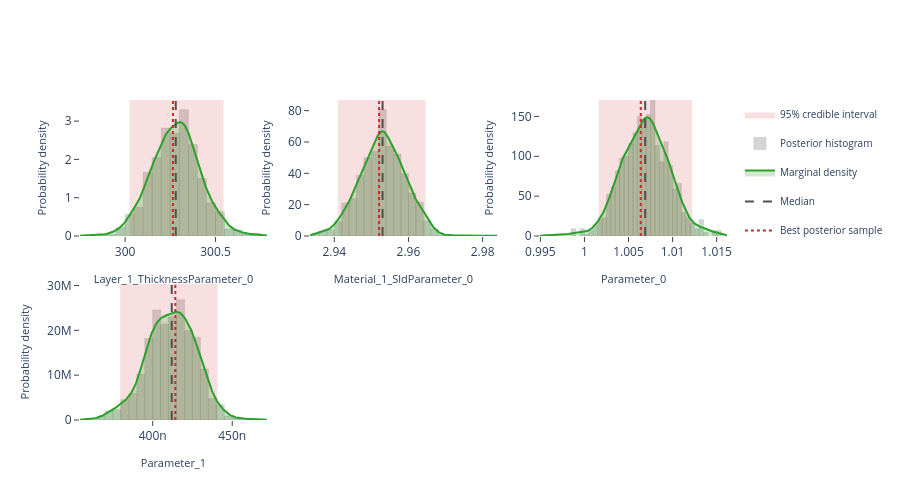

Source (notebook cell):
### Markdown cell above
## Interactive posterior plots

The next three cells render the same Plotly figures that are shown on the
Bayesian Posterior tab of the EasyReflectometryApp:

* **Marginals** — per-parameter distribution: histogram + smooth KDE marginal,
  shaded 95% credible interval, and median / best-sample lines
  (`plot_distribution` or `posterior.distribution()`)
* **Corner plot** — pairwise marginals + 2-D contours + scatter (`plot_corner`)
* **Traces** — per-chain trace + marginal histogram (`plot_trace`)

The standalone helpers are called with ``return_figure=True`` so they return a
Plotly ``Figure`` that we render in the notebook with ``fig.show()``; the
``PosteriorResults`` methods return the figure directly.

### Code cell
# ---- Marginal posterior distributions ---------------------------------------
# One panel per free parameter, each overlaying the posterior histogram, a
# smooth Gaussian-KDE marginal, the shaded 95% credible interval, and the
# median / best-sample reference lines.  Mirrors the "Marginals" sub-tab in
# the EasyReflectometryApp.

# The PosteriorResults method passes ``logp`` through automatically so the
# best posterior sample (MAP) line is drawn:
fig = posterior.distribution()
fig.show()

# Standalone equivalent (pass ``logp`` to get the best-sample line):
# fig = plot_distribution(
#     posterior.draws,
#     posterior.param_names,
#     logp=posterior.logp,
#     return_figure=True,
# )
# fig.show()

### Figure 1 — Plotly figure (JSON) as saved in the notebook; plotly's stock layout.template omitted (floating-point values rounded to 4 significant figures; data arrays with more than 128 entries replaced by an {"elided": "..."} marker saying what was removed)
{"data": [{"fill": "toself", "fillcolor": "rgba(214, 39, 40, 0.14)", "hoverinfo": "skip", "legendgroup": "95% credible interval", "line": {"color": "rgba(214, 39, 40, 0.14)", "width": 0}, "mode": "lines", "name": "95% credible interval", "showlegend": true, "type": "scatter", "x": [300.0, 300.5, 300.5, 300.0, 300.0], "xaxis": "x", "y": [0.0, 0.0, 3.552, 3.552, 0.0], "yaxis": "y"}, {"histnorm": "probability density", "hovertemplate": "sample=%{x:.4f}<br>density: %{y:.2f}<extra></extra>", "legendgroup": "histogram", "marker": {"color": "rgba(120, 120, 120, 0.38)", "line": {"color": "rgba(120, 120, 120, 0.24)", "width": 1}}, "name": "Posterior histogram", "nbinsx": 40, "opacity": 0.82, "showlegend": true, "type": "histogram", "x": {"elided": "880 float values"}, "xaxis": "x", "yaxis": "y"}, {"fill": "tozeroy", "fillcolor": "rgba(44, 160, 44, 0.22)", "hovertemplate": "Layer_1_ThicknessParameter_0: %{x:.4f}<br>density: %{y:.4f}<extra></extra>", "legendgroup": "marginal", "line": {"color": "rgb(44, 160, 44)", "width": 2}, "mode": "lines", "name": "Marginal density", "showlegend": true, "type": "scatter", "x": {"elided": "256 float values"}, "xaxis": "x", "y": {"elided": "256 float values"}, "yaxis": "y"}, {"hovertemplate": "Median: %{x:.4f}<extra></extra>", "legendgroup": "Median", "line": {"color": "rgb(80, 80, 80)", "dash": "dash", "width": 2}, "mode": "lines", "name": "Median", "showlegend": true, "type": "scatter", "x": [300.3, 300.3], "xaxis": "x", "y": [0.0, 3.552], "yaxis": "y"}, {"hovertemplate": "Best posterior sample: %{x:.4f}<extra></extra>", "legendgroup": "Best posterior sample", "line": {"color": "rgb(214, 39, 40)", "dash": "dot", "width": 2}, "mode": "lines", "name": "Best posterior sample", "showlegend": true, "type": "scatter", "x": [300.3, 300.3], "xaxis": "x", "y": [0.0, 3.552], "yaxis": "y"}, {"fill": "toself", "fillcolor": "rgba(214, 39, 40, 0.14)", "hoverinfo": "skip", "legendgroup": "95% credible interval", "line": {"color": "rgba(214, 39, 40, 0.14)", "width": 0}, "mode": "lines", "name": "95% credible interval", "showlegend": false, "type": "scatter", "x": [2.941, 2.965, 2.965, 2.941, 2.941], "xaxis": "x2", "y": [0.0, 0.0, 86.8, 86.8, 0.0], "yaxis": "y2"}, {"histnorm": "probability density", "hovertemplate": "sample=%{x:.4f}<br>density: %{y:.2f}<extra></extra>", "legendgroup": "histogram", "marker": {"color": "rgba(120, 120, 120, 0.38)", "line": {"color": "rgba(120, 120, 120, 0.24)", "width": 1}}, "name": "Posterior histogram", "nbinsx": 40, "opacity": 0.82, "showlegend": false, "type": "histogram", "x": {"elided": "880 float values"}, "xaxis": "x2", "yaxis": "y2"}, {"fill": "tozeroy", "fillcolor": "rgba(44, 160, 44, 0.22)", "hovertemplate": "Material_1_SldParameter_0: %{x:.4f}<br>density: %{y:.4f}<extra></extra>", "legendgroup": "marginal", "line": {"color": "rgb(44, 160, 44)", "width": 2}, "mode": "lines", "name": "Marginal density", "showlegend": false, "type": "scatter", "x": {"elided": "256 float values"}, "xaxis": "x2", "y": {"elided": "256 float values"}, "yaxis": "y2"}, {"hovertemplate": "Median: %{x:.4f}<extra></extra>", "legendgroup": "Median", "line": {"color": "rgb(80, 80, 80)", "dash": "dash", "width": 2}, "mode": "lines", "name": "Median", "showlegend": false, "type": "scatter", "x": [2.953, 2.953], "xaxis": "x2", "y": [0.0, 86.8], "yaxis": "y2"}, {"hovertemplate": "Best posterior sample: %{x:.4f}<extra></extra>", "legendgroup": "Best posterior sample", "line": {"color": "rgb(214, 39, 40)", "dash": "dot", "width": 2}, "mode": "lines", "name": "Best posterior sample", "showlegend": false, "type": "scatter", "x": [2.952, 2.952], "xaxis": "x2", "y": [0.0, 86.8], "yaxis": "y2"}, {"fill": "toself", "fillcolor": "rgba(214, 39, 40, 0.14)", "hoverinfo": "skip", "legendgroup": "95% credible interval", "line": {"color": "rgba(214, 39, 40, 0.14)", "width": 0}, "mode": "lines", "name": "95% credible interval", "showlegend": false, "type": "scatter", "x": [1.002, 1.012, 1.012, 1.002, 1.002], "xaxis": "x3", "y": [0.0, 0.0, 170.6, 170.6, 0.0], "yaxis": "y3"}, {"histnorm": "probability density", "hovertemplate": "sample=%{x:.4f}<br>density: %{y:.2f}<extra></extra>", "legendgroup": "histogram", "marker": {"color": "rgba(120, 120, 120, 0.38)", "line": {"color": "rgba(120, 120, 120, 0.24)", "width": 1}}, "name": "Posterior histogram", "nbinsx": 40, "opacity": 0.82, "showlegend": false, "type": "histogram", "x": {"elided": "880 float values"}, "xaxis": "x3", "yaxis": "y3"}, {"fill": "tozeroy", "fillcolor": "rgba(44, 160, 44, 0.22)", "hovertemplate": "Parameter_0: %{x:.4f}<br>density: %{y:.4f}<extra></extra>", "legendgroup": "marginal", "line": {"color": "rgb(44, 160, 44)", "width": 2}, "mode": "lines", "name": "Marginal density", "showlegend": false, "type": "scatter", "x": {"elided": "256 float values"}, "xaxis": "x3", "y": {"elided": "256 float values"}, "yaxis": "y3"}, {"hovertemplate": "Median: %{x:.4f}<extra></extra>", "legendgroup": "Median", "line": {"color": "rgb(80, 80, 80)", "dash": "dash", "width": 2}, "mode": "lines", "name": "Median", "showlegend": false, "type": "scatter", "x": [1.007, 1.007], "xaxis": "x3", "y": [0.0, 170.6], "yaxis": "y3"}, {"hovertemplate": "Best posterior sample: %{x:.4f}<extra></extra>", "legendgroup": "Best posterior sample", "line": {"color": "rgb(214, 39, 40)", "dash": "dot", "width": 2}, "mode": "lines", "name": "Best posterior sample", "showlegend": false, "type": "scatter", "x": [1.006, 1.006], "xaxis": "x3", "y": [0.0, 170.6], "yaxis": "y3"}, {"fill": "toself", "fillcolor": "rgba(214, 39, 40, 0.14)", "hoverinfo": "skip", "legendgroup": "95% credible interval", "line": {"color": "rgba(214, 39, 40, 0.14)", "width": 0}, "mode": "lines", "name": "95% credible interval", "showlegend": false, "type": "scatter", "x": [3.795e-07, 4.408e-07, 4.408e-07, 3.795e-07, 3.795e-07], "xaxis": "x4", "y": [0.0, 0.0, 30330000.0, 30330000.0, 0.0], "yaxis": "y4"}, {"histnorm": "probability density", "hovertemplate": "sample=%{x:.4f}<br>density: %{y:.2f}<extra></extra>", "legendgroup": "histogram", "marker": {"color": "rgba(120, 120, 120, 0.38)", "line": {"color": "rgba(120, 120, 120, 0.24)", "width": 1}}, "name": "Posterior histogram", "nbinsx": 40, "opacity": 0.82, "showlegend": false, "type": "histogram", "x": {"elided": "880 float values"}, "xaxis": "x4", "yaxis": "y4"}, {"fill": "tozeroy", "fillcolor": "rgba(44, 160, 44, 0.22)", "hovertemplate": "Parameter_1: %{x:.4f}<br>density: %{y:.4f}<extra></extra>", "legendgroup": "marginal", "line": {"color": "rgb(44, 160, 44)", "width": 2}, "mode": "lines", "name": "Marginal density", "showlegend": false, "type": "scatter", "x": {"elided": "256 float values"}, "xaxis": "x4", "y": {"elided": "256 float values"}, "yaxis": "y4"}, {"hovertemplate": "Median: %{x:.4f}<extra></extra>", "legendgroup": "Median", "line": {"color": "rgb(80, 80, 80)", "dash": "dash", "width": 2}, "mode": "lines", "name": "Median", "showlegend": false, "type": "scatter", "x": [4.12e-07, 4.12e-07], "xaxis": "x4", "y": [0.0, 30330000.0], "yaxis": "y4"}, {"hovertemplate": "Best posterior sample: %{x:.4f}<extra></extra>", "legendgroup": "Best posterior sample", "line": {"color": "rgb(214, 39, 40)", "dash": "dot", "width": 2}, "mode": "lines", "name": "Best posterior sample", "showlegend": false, "type": "scatter", "x": [4.142e-07, 4.142e-07], "xaxis": "x4", "y": [0.0, 30330000.0], "yaxis": "y4"}], "layout": {"barmode": "overlay", "height": 500, "legend": {"font": {"size": 10}}, "plot_bgcolor": "white", "showlegend": true, "xaxis": {"anchor": "y", "domain": [0.0, 0.2889], "range": [299.8, 300.8], "showgrid": false, "ticks": "outside", "title": {"font": {"size": 11}, "text": "Layer_1_ThicknessParameter_0"}, "zeroline": false}, "xaxis2": {"anchor": "y2", "domain": [0.3556, 0.6444], "range": [2.933, 2.984], "showgrid": false, "ticks": "outside", "title": {"font": {"size": 11}, "text": "Material_1_SldParameter_0"}, "zeroline": false}, "xaxis3": {"anchor": "y3", "domain": [0.7111, 1.0], "range": [0.995, 1.016], "showgrid": false, "ticks": "outside", "title": {"font": {"size": 11}, "text": "Parameter_0"}, "zeroline": false}, "xaxis4": {"anchor": "y4", "domain": [0.0, 0.2889], "range": [3.543e-07, 4.718e-07], "showgrid": false, "ticks": "outside", "title": {"font": {"size": 11}, "text": "Parameter_1"}, "zeroline": false}, "xaxis5": {"anchor": "y5", "domain": [0.3556, 0.6444], "showgrid": false, "ticks": "outside", "zeroline": false}, "xaxis6": {"anchor": "y6", "domain": [0.7111, 1.0], "showgrid": false, "ticks": "outside", "zeroline": false}, "yaxis": {"anchor": "x", "domain": [0.575, 1.0], "range": [0.0, 3.552], "showgrid": false, "ticks": "outside", "title": {"font": {"size": 11}, "text": "Probability density"}, "zeroline": false}, "yaxis2": {"anchor": "x2", "domain": [0.575, 1.0], "range": [0.0, 86.8], "showgrid": false, "ticks": "outside", "title": {"font": {"size": 11}, "text": "Probability density"}, "zeroline": false}, "yaxis3": {"anchor": "x3", "domain": [0.575, 1.0], "range": [0.0, 170.6], "showgrid": false, "ticks": "outside", "title": {"font": {"size": 11}, "text": "Probability density"}, "zeroline": false}, "yaxis4": {"anchor": "x4", "domain": [0.0, 0.425], "range": [0.0, 30330000.0], "showgrid": false, "ticks": "outside", "title": {"font": {"size": 11}, "text": "Probability density"}, "zeroline": false}, "yaxis5": {"anchor": "x5", "domain": [0.0, 0.425], "showgrid": false, "ticks": "outside", "zeroline": false}, "yaxis6": {"anchor": "x6", "domain": [0.0, 0.425], "showgrid": false, "ticks": "outside", "zeroline": false}}}
